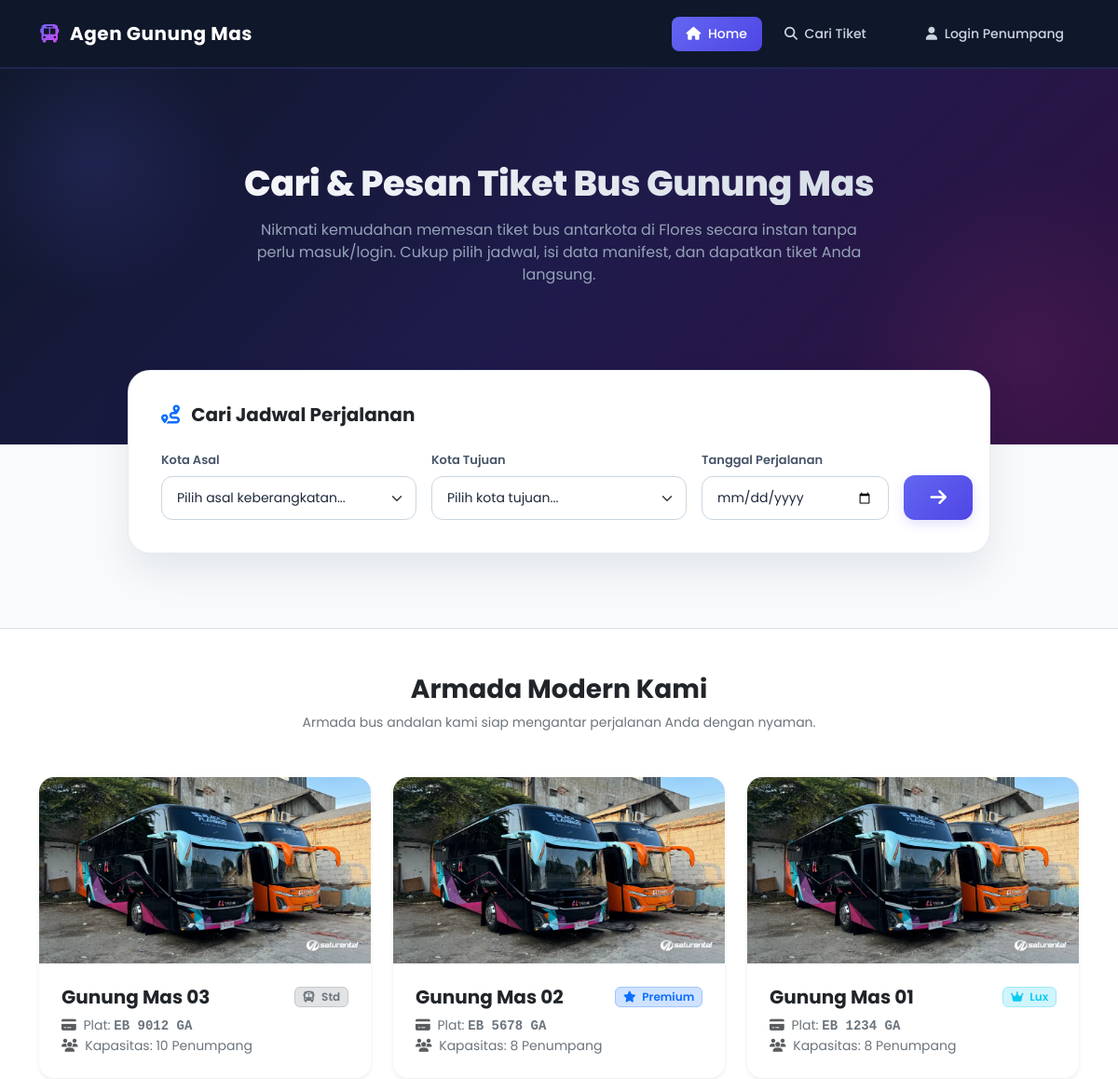
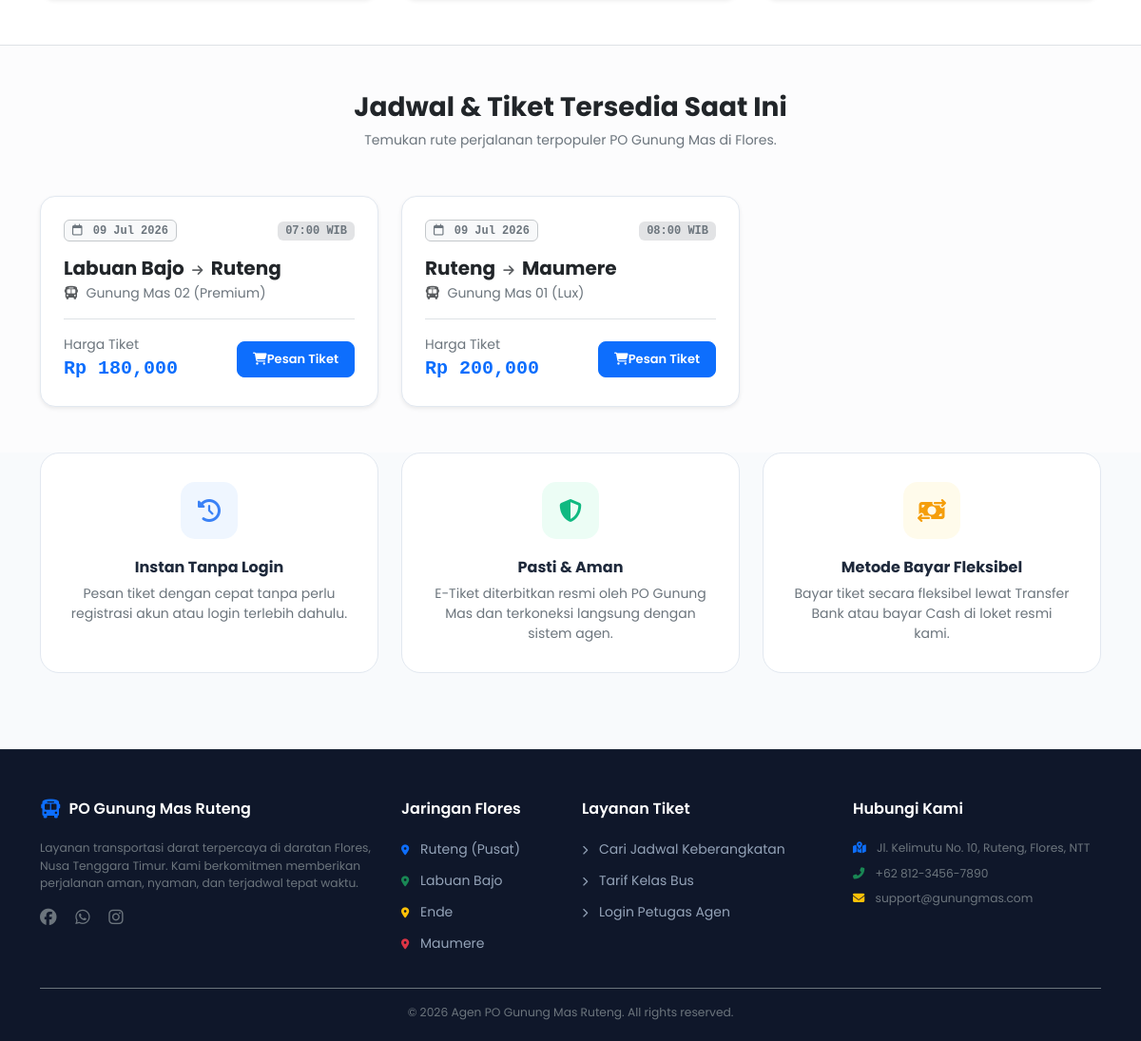
/home/, run on the app's committed database (2 pictures, top to bottom).
### core/models.py (models this page shows, shortened)
class Bus(models.Model):
    id_bus = models.AutoField(primary_key=True)
    nama_bus = models.CharField(max_length=50) # Contoh: Gunung Mas 01
    nomor_polisi = models.CharField(max_length=15)
    kapasitas = models.IntegerField() # Lux: 8, Premium: 8, Std: 10
    tipe_bus = models.CharField(max_length=20) # Lux, Premium, Std
    foto = models.ImageField(upload_to='bus_photos/', blank=True, null=True)
    sopir = models.OneToOneField('Sopir', on_delete=models.SET_NULL, null=True, blank=True, db_column='id_sopir')

class Tiket(models.Model):
    id_tiket = models.AutoField(primary_key=True)
    jadwal = models.ForeignKey(Jadwal, on_delete=models.CASCADE, db_column='id_jadwal')
    harga_tiket = models.DecimalField(max_digits=10, decimal_places=0) # Contoh: 180000
    status = models.CharField(max_length=20, default='Tersedia') # Tersedia, Habis

class Jadwal(models.Model):
    id_jadwal = models.AutoField(primary_key=True)
    bus = models.ForeignKey(Bus, on_delete=models.CASCADE, db_column='id_bus')
    rute = models.ForeignKey(Rute, on_delete=models.CASCADE, db_column='id_rute')
    tanggal_berangkat = models.DateField()
    jam_berangkat = models.TimeField()
    jam_tiba = models.TimeField()

class Rute(models.Model):
    id_rute = models.AutoField(primary_key=True)
    kota_asal = models.CharField(max_length=50)
    kota_tujuan = models.CharField(max_length=50)
    jarak = models.CharField(max_length=20, blank=True, null=True)

### core/views.py (the view)
# urls.py: path('home/', views.public_home, name='public_home'),
def public_home(request):
    list_asal = Rute.objects.values_list('kota_asal', flat=True).distinct().order_by('kota_asal')
    list_tujuan = Rute.objects.values_list('kota_tujuan', flat=True).distinct().order_by('kota_tujuan')
    daftar_bus = Bus.objects.all().order_by('-id_bus')
    daftar_tiket = Tiket.objects.filter(status='Tersedia').select_related('jadwal__rute', 'jadwal__bus')[:6]
    context = {
        'list_asal': list_asal,
        'list_tujuan': list_tujuan,
        'daftar_bus': daftar_bus,
        'daftar_tiket': daftar_tiket,
    }
    return render(request, 'core/publik/home.html', context)

### core/templates/core/publik/home.html (shortened to what this page needs)
{% extends 'core/publik/base_public.html' %}
{% load humanize %}
{% block content %}
<section class="hero-section">
    <div class="container">
        <h1 class="hero-title">Cari & Pesan Tiket Bus Gunung Mas</h1>
        <p class="hero-desc">
            Nikmati kemudahan memesan tiket bus antarkota di Flores secara instan tanpa perlu masuk/login. Cukup pilih jadwal, isi data manifest, dan dapatkan tiket Anda langsung.
        </p>
    </div>
</section>
<section class="search-card-container" id="cari">
    <div class="container">
        <div class="row justify-content-center">
            <div class="col-lg-10">
                <div class="search-card">
                    <h5 class="fw-bold mb-4 text-dark"><i class="fa-solid fa-route text-primary me-2"></i> Cari Jadwal Perjalanan</h5>
                    <form action="{% url 'public_search' %}" method="GET">
                        <div class="row g-3 align-items-end">
                            <div class="col-md-4">
                                <label for="asal" class="form-label form-label-custom">Kota Asal</label>
                                <select name="asal" id="asal" class="form-select select-custom" required>
                                    <option value="" disabled selected>Pilih asal keberangkatan...</option>
                                </select>
                            </div>
                            <div class="col-md-4">
                                <label for="tujuan" class="form-label form-label-custom">Kota Tujuan</label>
                                <select name="tujuan" id="tujuan" class="form-select select-custom" required>
                                    <option value="" disabled selected>Pilih kota tujuan...</option>
                                </select>
                            </div>
                            <div class="col-md-4 col-lg-3">
                                <label for="tanggal" class="form-label form-label-custom">Tanggal Perjalanan</label>
                                <input type="date" name="tanggal" id="tanggal" class="form-control input-custom" required>
                            </div>
                            <div class="col-lg-1 d-grid">
                                <button type="submit" class="btn-search d-flex align-items-center justify-content-center">
                                    <i class="fa-solid fa-arrow-right fs-5"></i>
                                </button>
                            </div>
                        </div>
                    </form>
                </div>
            </div>
        </div>
    </div>
</section>
<section class="py-5 bg-white border-top border-bottom">
    <div class="container">
        <div class="text-center mb-5">
            <h3 class="fw-bold text-dark">Armada Modern Kami</h3>
            <p class="text-secondary small">Armada bus andalan kami siap mengantar perjalanan Anda dengan nyaman.</p>
        </div>
        <div class="row row-cols-1 row-cols-md-3 g-4">
            {% if daftar_bus %}
                {% for bus in daftar_bus %}
                    <div class="col">
                        <div class="card h-100 border-0 shadow-sm rounded-4 overflow-hidden">
                            {% if bus.foto %}
                                <img src="{{ bus.foto.url }}" class="card-img-top" alt="{{ bus.nama_bus }}" data-bs-toggle="modal" data-bs-target="#modalBus{{ bus.id_bus }}" style="height: 200px; object-fit: cover; cursor: pointer;">
                            {% else %}
                                <div class="bg-light d-flex align-items-center justify-content-center text-secondary" style="height: 200px;">
                                    <i class="fa-solid fa-bus display-4 opacity-50"></i>
                                </div>
                            {% endif %}
                            <div class="card-body p-4">
                                <div class="d-flex justify-content-between align-items-center mb-2">
                                    <h5 class="card-title fw-bold text-dark mb-0">{{ bus.nama_bus }}</h5>
                                    {% if bus.tipe_bus == 'Lux' %}
                                        <span class="badge bg-info-subtle text-info border border-info-subtle px-2.5 py-1.5 fw-semibold"><i class="fa-solid fa-crown me-1"></i> Lux</span>
                                    {% elif bus.tipe_bus == 'Premium' %}
                                        <span class="badge bg-primary-subtle text-primary border border-primary-subtle px-2.5 py-1.5 fw-semibold"><i class="fa-solid fa-star me-1"></i> Premium</span>
                                    {% else %}
                                        <span class="badge bg-secondary-subtle text-secondary border border-secondary-subtle px-2.5 py-1.5 fw-semibold"><i class="fa-solid fa-bus me-1"></i> Std</span>
                                    {% endif %}
                                </div>
                                <p class="card-text text-secondary small mb-0"><i class="fa-solid fa-credit-card me-1 text-muted"></i> Plat: <span class="font-monospace fw-semibold">{{ bus.nomor_polisi }}</span></p>
                                <p class="card-text text-secondary small"><i class="fa-solid fa-users me-1 text-muted"></i> Kapasitas: {{ bus.kapasitas }} Penumpang</p>
                            </div>
                        </div>
                    </div>
                {% endfor %}
            {% else %}
                <div class="col-12 text-center py-4">
                    <p class="text-secondary small">Belum ada data armada bus.</p>
                </div>
            {% endif %}
        </div>
    </div>
</section>
<section class="py-5 bg-light-subtle">
    <div class="container">
        <div class="text-center mb-5">
            <h3 class="fw-bold text-dark">Jadwal & Tiket Tersedia Saat Ini</h3>
            <p class="text-secondary small">Temukan rute perjalanan terpopuler PO Gunung Mas di Flores.</p>
        </div>
        <div class="row row-cols-1 row-cols-md-2 row-cols-lg-3 g-4">
            {% if daftar_tiket %}
                {% for tiket in daftar_tiket %}
                    <div class="col">
                        <div class="card h-100 border-0 shadow-sm rounded-4 overflow-hidden" style="border: 1px solid #e2e8f0 !important;">
                            <div class="card-body p-4">
                                <div class="d-flex justify-content-between align-items-center mb-3">
                                    <span class="badge bg-light text-secondary border border-secondary-subtle font-monospace px-2 py-1">
                                        <i class="fa-regular fa-calendar me-1"></i> {{ tiket.jadwal.tanggal_berangkat|date:"d M Y" }}
                                    </span>
                                    <span class="badge bg-secondary-subtle text-secondary px-2 py-1 font-monospace">
                                        {{ tiket.jadwal.jam_berangkat|time:"H:i" }} WIB
                                    </span>
                                </div>
                                <h5 class="fw-bold text-dark mb-1">
                                    {{ tiket.jadwal.rute.kota_asal }} <i class="fa-solid fa-arrow-right mx-1 text-muted" style="font-size: 13px;"></i> {{ tiket.jadwal.rute.kota_tujuan }}
                                </h5>
                                <div class="text-secondary small mb-3">
                                    <i class="fa-solid fa-bus me-1 text-muted"></i> {{ tiket.jadwal.bus.nama_bus }} ({{ tiket.jadwal.bus.tipe_bus }})
                                </div>
                                <div class="d-flex justify-content-between align-items-center pt-3 border-top">
                                    <div>
                                        <span class="text-secondary small d-block">Harga Tiket</span>
                                        <span class="fw-bold text-primary font-monospace fs-5">Rp {{ tiket.harga_tiket|intcomma }}</span>
                                    </div>
                                    <a href="{% url 'public_checkout' tiket.id_tiket %}" class="btn btn-primary rounded-3 px-3 py-2 fw-semibold d-flex align-items-center gap-1.5" style="font-size: 13px;">
                                        <i class="fa-solid fa-cart-shopping"></i> Pesan Tiket
                                    </a>
                                </div>
                            </div>
                        </div>
                    </div>
                {% endfor %}
            {% else %}
                <div class="col-12 text-center py-4">
                    <p class="text-secondary small">Belum ada jadwal keberangkatan aktif yang tersedia.</p>
                </div>
            {% endif %}
        </div>
    </div>
</section>
<section class="features-section">
    <div class="container">
        <div class="row g-4 justify-content-center">
            <div class="col-md-4">
                <div class="feature-box">
                    <div class="feature-icon icon-blue">
                        <i class="fa-solid fa-clock-rotate-left"></i>
                    </div>
                    <h6 class="fw-bold mb-2">Instan Tanpa Login</h6>
                    <p class="small text-secondary mb-0">Pesan tiket dengan cepat tanpa perlu registrasi akun atau login terlebih dahulu.</p>
                </div>
            </div>
            <div class="col-md-4">
                <div class="feature-box">
                    <div class="feature-icon icon-green">
                        <i class="fa-solid fa-shield-halved"></i>
                    </div>
                    <h6 class="fw-bold mb-2">Pasti & Aman</h6>
                    <p class="small text-secondary mb-0">E-Tiket diterbitkan resmi oleh PO Gunung Mas dan terkoneksi langsung dengan sistem agen.</p>
                </div>
            </div>
            <div class="col-md-4">
                <div class="feature-box">
                    <div class="feature-icon icon-orange">
                        <i class="fa-solid fa-money-bill-transfer"></i>
                    </div>
                    <h6 class="fw-bold mb-2">Metode Bayar Fleksibel</h6>
                    <p class="small text-secondary mb-0">Bayar tiket secara fleksibel lewat Transfer Bank atau bayar Cash di loket resmi kami.</p>
                </div>
            </div>
        </div>
    </div>
</section>
{% endblock %}

### data on the page
Bus: foto (picture), nama_bus "Gunung Mas 03", tipe_bus "Std" (drawn), nomor_polisi "EB 9012 GA", kapasitas "10"
Bus: foto (picture), nama_bus "Gunung Mas 02", shows "Premium", nomor_polisi "EB 5678 GA", kapasitas "8"
Bus: foto (picture), nama_bus "Gunung Mas 01", shows "Lux", nomor_polisi "EB 1234 GA", kapasitas "8"
Tiket: jadwal.tanggal_berangkat "09 Jul 2026", jadwal.jam_berangkat "07:00", jadwal.rute.kota_asal "Labuan Bajo", jadwal.rute.kota_tujuan "Ruteng", jadwal.bus.nama_bus "Gunung Mas 02", jadwal.bus.tipe_bus "Premium", harga_tiket "180,000"
Tiket: jadwal.tanggal_berangkat "09 Jul 2026", jadwal.jam_berangkat "08:00", jadwal.rute.kota_asal "Ruteng", jadwal.rute.kota_tujuan "Maumere", jadwal.bus.nama_bus "Gunung Mas 01", jadwal.bus.tipe_bus "Lux", harga_tiket "200,000"
